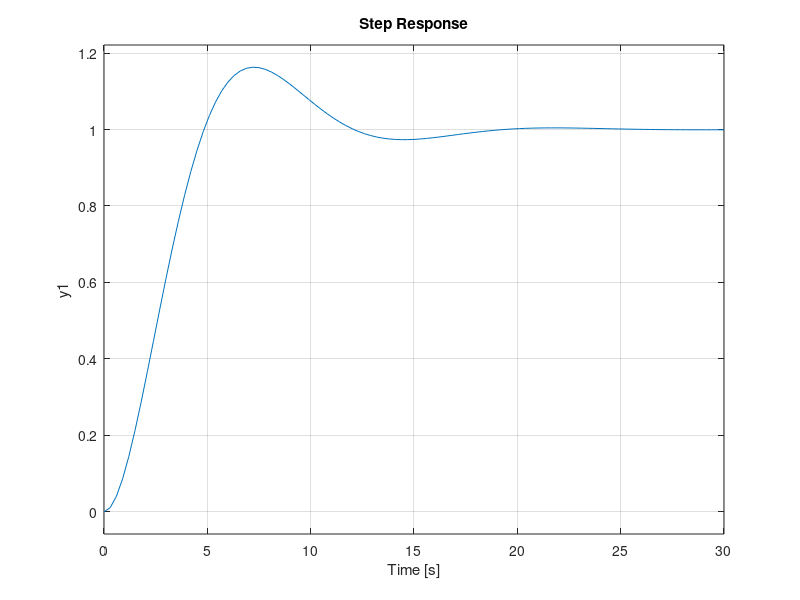
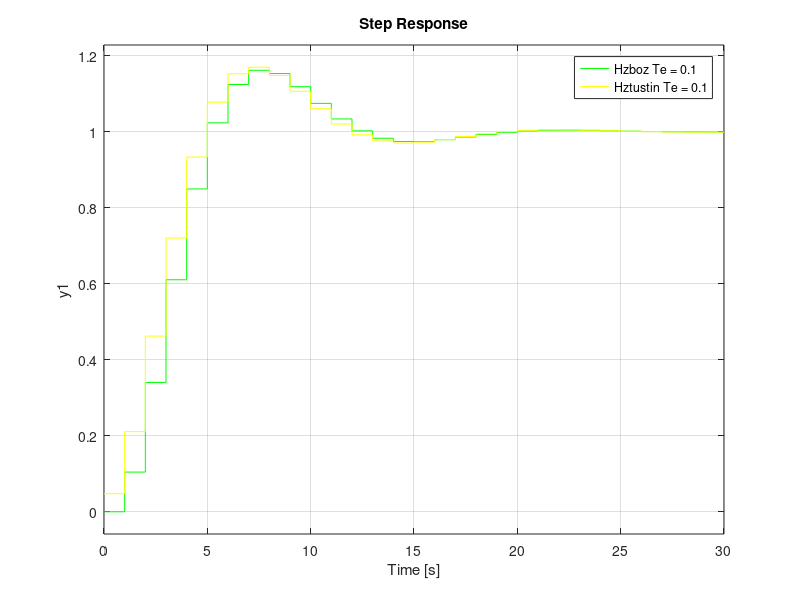

Here is the MATLAB script that generated these plots, in order:
clear all;
close all;

%Exercice 1
w0 = 0.5;
m = 0.5;

Te = 0.1; % ou Te = 0.1s

Hnum = [1];
Hden = [1/(w0^2) 2*m/w0 1];

Hp = tf(Hnum, Hden)

%a)
Hzboz = c2d(Hp, Te, 'zoh')

Hztustin = c2d(Hp, Te, 'tustin')
% 
% Pole_Hp = pole(Hp)
% Pole_Hzboz = pole(Hzboz)
% Zero_Hzboz = zero(Hzboz)
% Pole_tustin = pole(Hztustin)
% Zero_tustin = zero(Hztustin)

%b)

% figure;
% pzmap(Hp)
% legend('Hp')
% figure;
% pzmap(Hzboz,'-r',Hztustin,'-g')
% legend('Hzboz','Hztustin')

%c)
figure;
step(Hp);
figure; hold on;
step(Hzboz,'-b',Hztustin,'-r')

Te2 = 1
Hzboz = c2d(Hp, Te2, 'zoh')

Hztustin = c2d(Hp, Te2, 'tustin')

step(Hzboz,'-g',Hztustin,'-y')
legend('Hzboz Te = 0.1','Hztustin Te = 0.1','Hzboz Te = 1','Hztustin Te = 1')



%d)
% figure;
% bode(Hp,Hzboz,'-r',Hztustin,'-g');
% legend('Hp','Hzboz','Hztustin')
%  
% figure;
% nyquist(Hp,Hzboz,'-r',Hztustin,'-g');
% legend('Hp','Hzboz','Hztustin')

%e)
% fsin = 0.47;
% t = linspace(0, 10, 10000);
% e = sin(2*pi*fsin*t);
% 
% figure;
% lsim(Hp,e,t);
% legend('Hp')
% 
% d = 0:Te:10 ;
% ed = sin(2*pi*fsin.*d);
% 
% figure;
% lsim(Hzboz,'-b',Hztustin,'-r',ed,d);
% legend('Hzboz','Hztustin')


